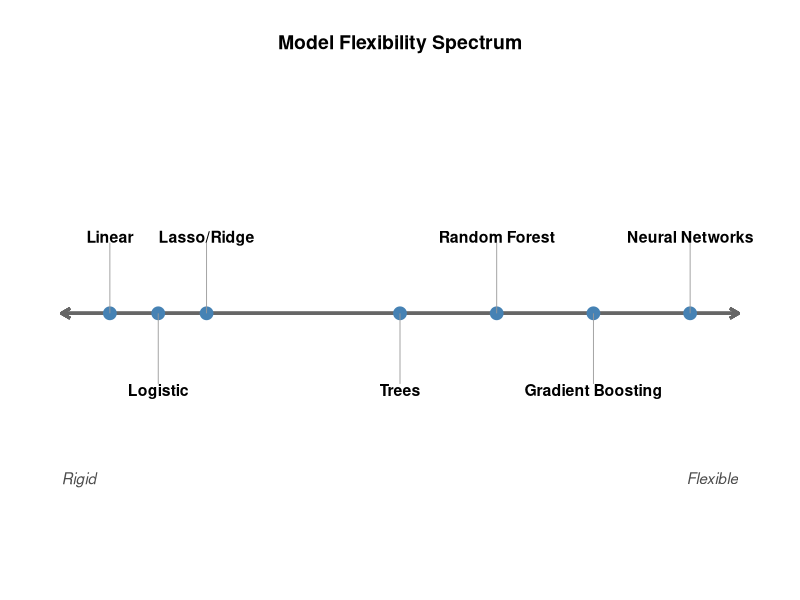
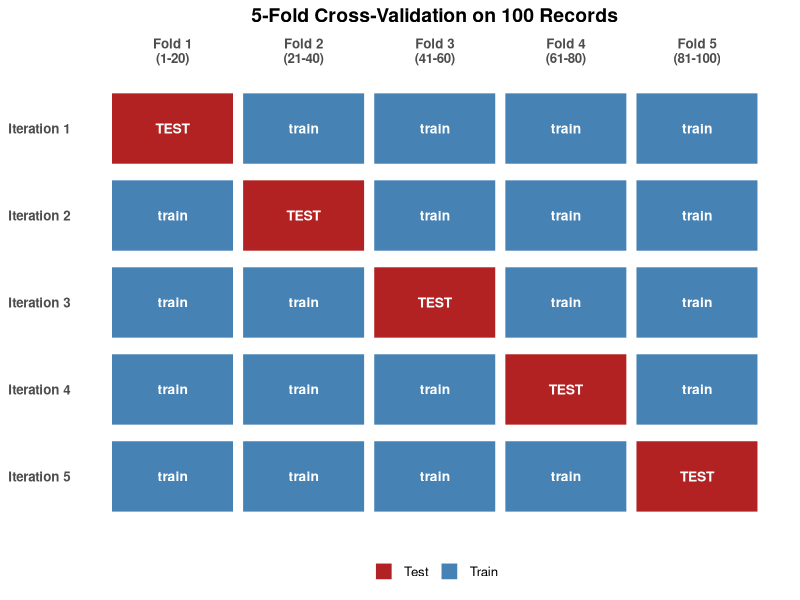

Here is the R script that generated these plots, in order:
## ---- chunk 1
library(ggplot2)

methods <- data.frame(
  name = c("Linear", "Logistic", "Lasso/Ridge", "Trees", 
           "Random Forest", "Gradient Boosting", "Neural Networks"),
  flexibility = c(1, 1.5, 2, 4, 5, 6, 7),
  y = 0
)

# stagger labels above/below to avoid overlap
methods$label_y <- rep(c(0.15, -0.15), length.out = nrow(methods))
methods$vjust   <- ifelse(methods$label_y > 0, 0, 1)

ggplot(methods, aes(x = flexibility, y = y)) +
  # base line
  geom_segment(x = min(methods$flexibility) - 0.5, 
               xend = max(methods$flexibility) + 0.5, 
               y = 0, yend = 0, 
               color = "gray40", linewidth = 1,
               arrow = arrow(length = unit(0.25, "cm"), ends = "both")) +
  geom_point(size = 4, color = "steelblue") +
  geom_segment(aes(xend = flexibility, y = 0, yend = label_y), 
               color = "gray60", linewidth = 0.3) +
  geom_text(aes(y = label_y, label = name, vjust = vjust), 
            size = 4, fontface = "bold") +
  annotate("text", x = min(methods$flexibility) - 0.5, y = -0.35, 
           label = "Rigid", hjust = 0, fontface = "italic", color = "gray30") +
  annotate("text", x = max(methods$flexibility) + 0.5, y = -0.35, 
           label = "Flexible", hjust = 1, fontface = "italic", color = "gray30") +
  ylim(-0.5, 0.5) +
  theme_void() +
  theme(plot.title = element_text(hjust = 0.5, face = "bold", size = 14),
        plot.margin = margin(20, 20, 20, 20)) +
  labs(title = "Model Flexibility Spectrum")
## ---- chunk 2
library(ggplot2)
library(dplyr)

n_records <- 100
k <- 5
fold_size <- n_records / k  # 20 records per fold

# Build a data frame: for each of the 5 CV iterations (rows),
# mark which fold is "test" vs "train"
df <- expand.grid(
  iteration = 1:k,   # which CV run (1st fold held out, 2nd fold held out, etc.)
  fold = 1:k          # the 5 folds of data
)

df$role <- ifelse(df$iteration == df$fold, "Test", "Train")
df$fold_label <- paste0("Fold ", df$fold, "\n(records ", 
                        (df$fold - 1) * fold_size + 1, "-", df$fold * fold_size, ")")

ggplot(df, aes(x = fold, y = iteration, fill = role)) +
  geom_tile(color = "white", linewidth = 1.2, width = 0.95, height = 0.85) +
  geom_text(aes(label = ifelse(role == "Test", "TEST", "train")),
            color = "white", fontface = "bold", size = 3.5) +
  scale_fill_manual(values = c("Train" = "steelblue", "Test" = "firebrick")) +
  scale_x_continuous(breaks = 1:k, 
                     labels = paste0("Fold ", 1:k, "\n(", 
                                     seq(1, n_records, fold_size), "-", 
                                     seq(fold_size, n_records, fold_size), ")"),
                     position = "top") +
  scale_y_reverse(breaks = 1:k, labels = paste0("Iteration ", 1:k)) +
  labs(title = "5-Fold Cross-Validation on 100 Records",
       x = NULL, y = NULL, fill = NULL) +
  theme_minimal(base_size = 12) +
  theme(
    plot.title = element_text(face = "bold", hjust = 0.5, size = 14),
    plot.subtitle = element_text(hjust = 0.5, color = "gray40"),
    panel.grid = element_blank(),
    legend.position = "bottom",
    axis.text.x = element_text(face = "bold"),
    axis.text.y = element_text(face = "bold")
  )
